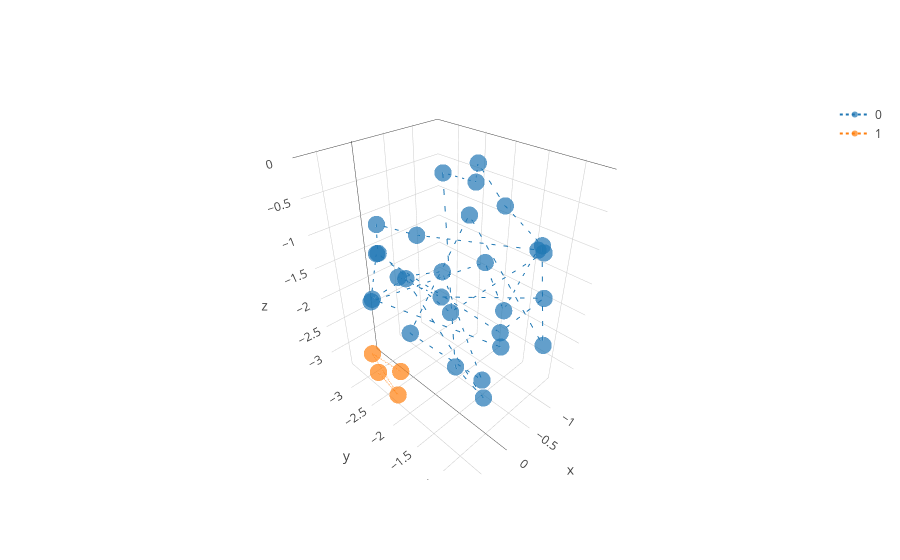

Notebook code for this chart:
### Code cell
plotter(text, 'o:', reduce_kwargs={'algorithm': 'UMAP'}, text_kwargs={'model': 'LatentDirichletAllocation'})

### Figure 1 — Plotly figure (JSON) as saved in the notebook; plotly's stock layout.template omitted (floating-point values rounded to 4 significant figures)
{"data": [{"line": {"dash": "dot"}, "marker": {"opacity": 0.7, "size": 6}, "mode": "lines+markers", "name": "0", "type": "scatter3d", "uid": "d278bf4e-695a-4f9c-a9fc-35c8075ac93a", "x": [0.04634, 0.7415, 0.5095, 0.1991, 0.2102, -0.4193, -1.056, -0.753, -0.6612, -1.157, -0.6519, -0.7003, 0.5408, -0.2052, -0.7958, -0.3182, 0.1753, -0.6665, -0.3907, -0.1328, 0.4477, -0.9669, -0.9012, -0.6748, -0.3872, -0.09695, 0.1335, -0.5291, -1.411], "y": [-0.8378, -2.251, -1.884, -0.9196, -1.386, -2.229, -2.274, -1.981, -1.468, -1.226, -0.7103, -2.051, -1.829, -1.289, -2.654, -3.11, -1.665, -0.802, -1.191, -3.337, -2.737, -1.976, -1.544, -0.9746, -2.72, -3.214, -2.912, -2.212, -1.344], "z": [-1.721, -1.426, -1.069, -2.507, -2.301, -0.184, -0.4931, -0.08726, -0.4331, -1.053, -2.061, -0.7616, -1.819, -2.773, -1.928, -2.017, -1.384, -1.392, -1.987, -1.626, -1.873, -1.545, -2.11, -0.8143, -1.184, -1.095, -1.329, -2.308, -1.313]}, {"line": {"dash": "dot"}, "marker": {"opacity": 0.7, "size": 6}, "mode": "lines+markers", "name": "1", "type": "scatter3d", "uid": "fdff4e8e-3ccd-45ca-a052-0238812bbbd1", "x": [0.4403, 0.4575, 0.5424, 0.2521], "y": [-2.788, -2.314, -2.721, -2.48], "z": [-3.238, -3.35, -2.743, -3.135]}], "layout": {}}
